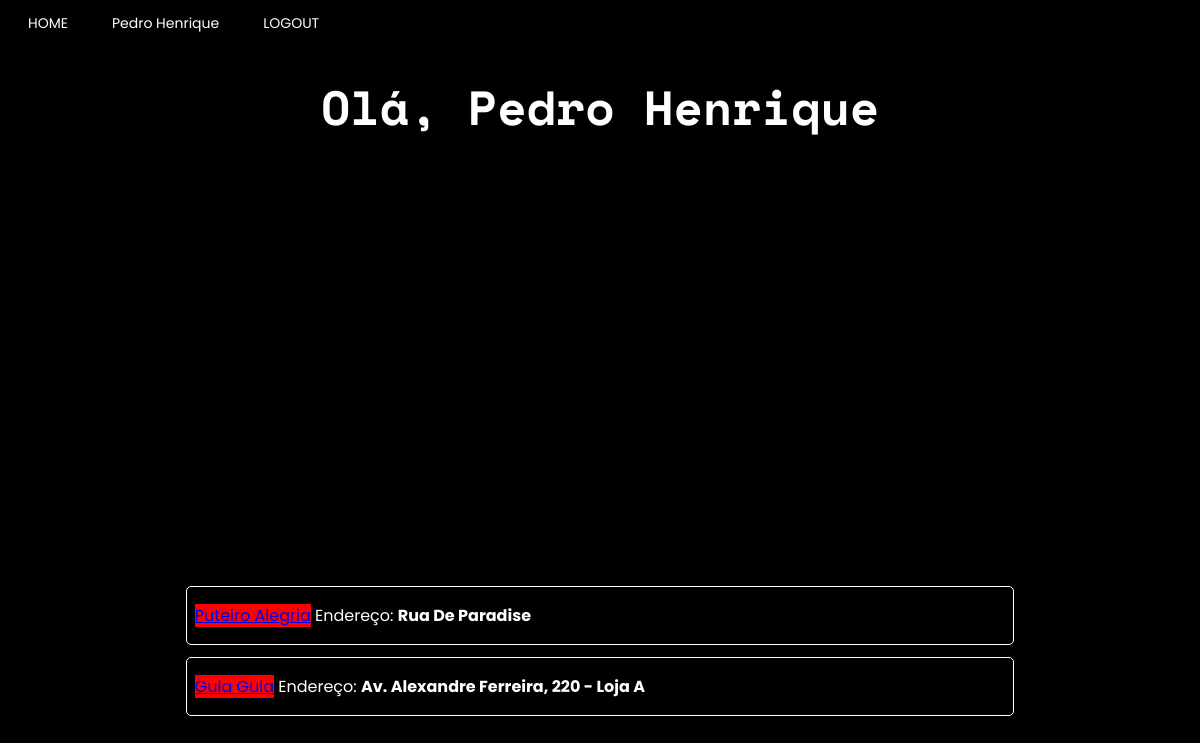
/user_page (signed in), run on an earlier commit of the app's database.
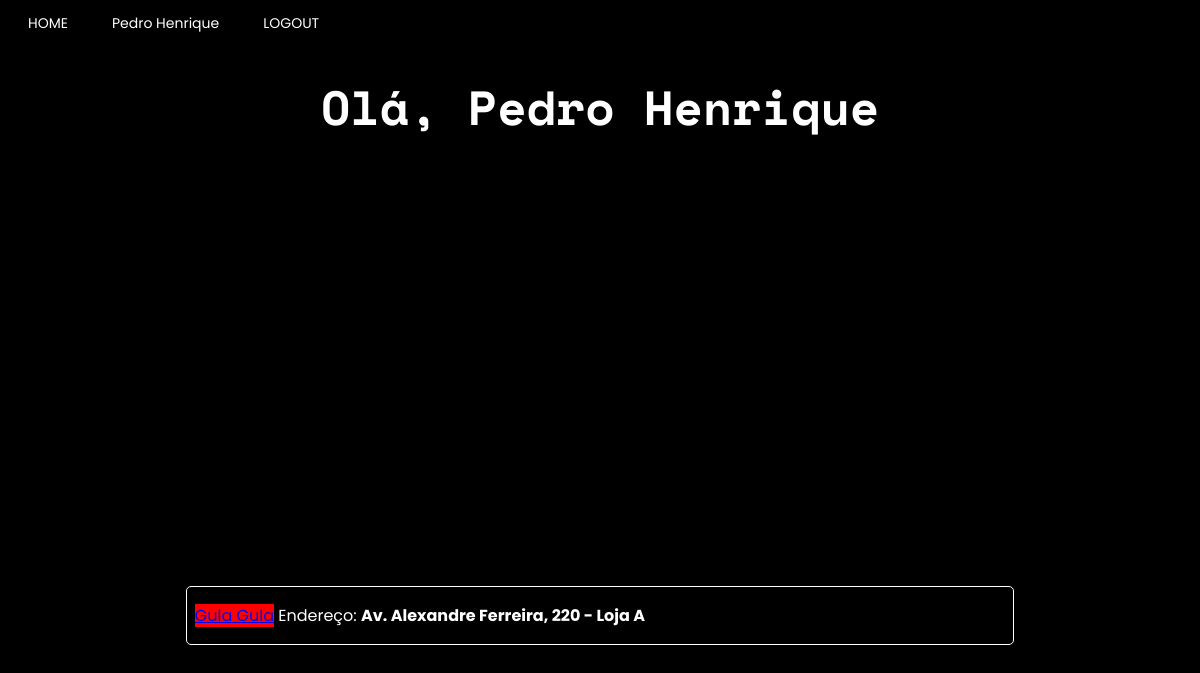
And on a later commit of the database.
### app/model.py (models this page shows, shortened)
class usuario(UserMixin, db.Model):
    __tablename__ = "usuario"
    id = db.Column(db.Integer, primary_key=True)
    username = db.Column(db.String(64), index=True, unique=True)
    email = db.Column(db.String(120), index=True, unique=True)
    password_hash = db.Column(db.String(120))
    city = db.Column(db.String(120))
    district = db.Column(db.String(50))
    age = db.Column(db.Integer)

class empresa(UserMixin, db.Model):
    __tablename__ = "empresa"
    id = db.Column(db.Integer,primary_key=True)
    enterprise_name = db.Column(db.String(64), index=True, unique=True)
    email = db.Column(db.String(120), index=True, unique=True)
    password_hash = db.Column(db.String(120))
    city = db.Column(db.String(120))
    latitude = db.Column(db.Float)
    longitude = db.Column(db.Float)
    district = db.Column(db.String(50))
    street = db.Column(db.String(120))
    posts = db.relationship("Post", backref="enterprise")

### app/routes.py (the view)
@app.route("/user_page", methods=["POST", "GET"])
@login_required
def user_page():                              # PAGINA DE USUARIO
    return render_template('user_page.html', title="Usuario", empresa = empresa ,css_file="user_page.css", user=current_user)

### app/model.py (called while the page is built)
@login.user_loader
def load_user(id):
    if usuario.query.get(int(id)):
        load = usuario.query.get(int(id))
    else:
        load = empresa.query.get(int(id))
    return load

### app/templates/user_page.html (shortened to what this page needs)
{% extends "base.html" %}
{% block content %}
<h1>Olá, {{user.username}}</h1>
<div id="map"></div>
{% for enterprise in empresa.query.limit(20).all()%}
<div class="enterprises"><p><a href="{{url_for('enterprise_page_specific',name=enterprise.enterprise_name)}}">{{ enterprise.enterprise_name }}</a> Endereço: <b>{{ enterprise.street }}</b></p></div>
{% endfor %}
{% endblock %}

### app/templates/base.html (shortened to what this page needs)
<!DOCTYPE html>
<html>
    <head>
        {% if css_file%}
            <link rel="stylesheet" type="text/css" href="{{ url_for('static', filename=css_file) }}">
        {% else %}
            <link rel="stylesheet" type="text/css" href="{{ url_for('static', filename='user_page.css') }}">
        {% endif %}
    </head>
    <body>
        <header class="menu">
            <a href="{{ url_for('main_page') }}" class="button">HOME</a>
            {% if user.is_authenticated %}
            {% if user.username %}
            <a href="{{ url_for('user_page')}}"class="button">{{user.username}}</a>
            {% else %}
            <a href="{{ url_for('enterprise_page_specific', name=user.enterprise_name)}}"class="button">{{user.enterprise_name}}</a>
            {% endif%}
            <a href="{{ url_for('logout') }}" class="button">LOGOUT</a>
            {% else %}
            <a href="{{ url_for('enterprise_register_page') }}" class="button">SEJA UM ANUNCIANTE</a>
            <a href="{{ url_for('user_register_page') }}" class="button">REGISTRO</a>
            <a href="{{ url_for('login_page') }}" class="button">LOGIN</a>
            {% endif %}
        </header>
        {% block content %}{% endblock %}
    </body>
</html>

### app/static/user_page.css (style rules this page uses)
h1 { color: rgb(255, 255, 255); text-align: center; font-family: 'Space Mono'; font-size: 300%; }
body { background: black; background-image: url("https://www.pixel4k.com/wp-content/uploads/2021/05/abstract-waving-4k_1620165379-1536x960.jpg"); background-repeat: no-repeat; background-size: cover; }
#map { height: 400px; width: 70%; border-radius: 8px; margin: auto; }
.enterprises { color:white; display: grid; align-items: center; font-family:'Poppins'; margin-left:15%; margin-right: 15%; background-color: rgba(0,0,0, 0.5); border: white solid 1px; border-radius: 5px; margin-top: 1%; }
.enterprises p { margin-left: 1%; }
.enterprises p a { background-color: red; }

### app/static/base.css (style rules this page uses)
header.menu { align-items: left; justify-content: start; }
a.button { border: none; color: white; padding: 5px 20px; text-align: right; text-decoration: none; display: inline-block; font-size: 14px; z-index: 99; right: 30px; font-family:'Poppins'; }

What changed in the data, as far as the page shows it:
removed empresa: enterprise_name "Puteiro Alegria", street "Rua De Paradise"
